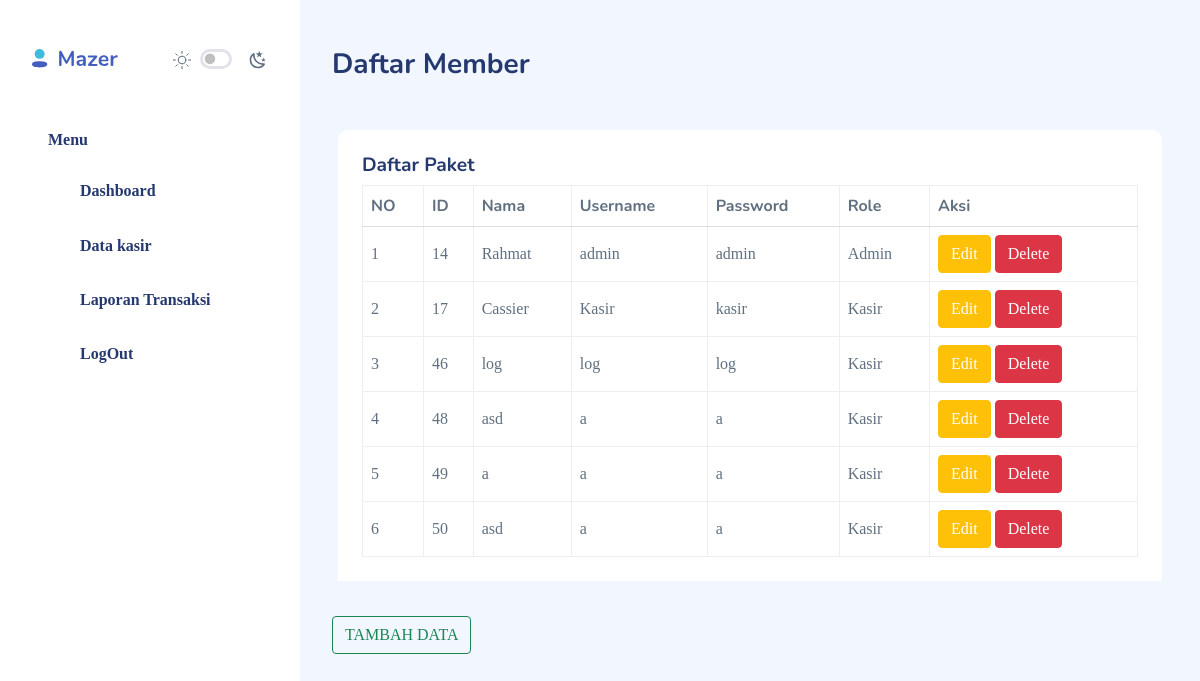
The app's page /admin1/datakasir.php (signed in) with its own data.
### tables this page shows
CREATE TABLE `tb_user` (
  `id` int(10) UNSIGNED NOT NULL,
  `nama` varchar(100) NOT NULL,
  `username` varchar(30) NOT NULL,
  `password` text NOT NULL,
  `role` enum('Admin','Kasir') NOT NULL
);

### admin1/datakasir.php (the view, shortened to what this page needs)
<?php
include "../db.php";
?>
<!DOCTYPE html>
<html lang="en">
<head>
    <link rel="stylesheet" href="../assets/css/main/app.css">
    <link rel="stylesheet" href="../assets/css/main/app-dark.css">
<link rel="stylesheet" href="../assets/css/shared/iconly.css">
</head>
<body>
<div id="app">
    <?php include "sidebar.php"; ?>
</div>
<div id="main">
<div class="page-heading">
    <h3>Daftar Member</h3>
    <div class="container">
    <div class="card mt-5">
        <div class="card-header">
            <h4 class="card-title">Daftar Paket</h4>
            <div class="table-responsive">
                            <table class="table table-bordered mb-0">
                                <thead>
                                    <tr>
                                        <th>NO</th>
                                        <th>ID</th>
                                        <th>Nama</th>
                                        <th>Username</th>
                                        <th>Password</th>
                                        <th>Role</th>
                                        <th>Aksi</th>
                                    </tr>
                                </thead>
                                <tbody>
                                <?php
                                        $no = 1;
                                        $sql = $koneksi->query("select * from tb_user");
                                        while ($data = $sql->fetch_assoc()) {
                                ?>
                                    <tr>
                                        <td><?php echo $no++; ?></td>
                                        <td><?php echo $data['id'] ?></td>
                                        <td><?php echo $data['nama'] ?></td>
                                        <td><?php echo $data['username'] ?></td>
                                        <td><?php echo $data['password'] ?></td>
                                        <td><?php echo $data['role'] ?></td>
                                        <td>
                                        <?php include "edit_datakasir.php"; ?>
                                        </td>
                                    </tr>
                                    <?php } ?>
                                </tbody>
                            </table>
                        </div>
        </div>
    </div>
</div>
<div class="card-body">
                            <div class="form-group">
                                <button type="button" class="btn btn-outline-success" data-bs-toggle="modal" data-bs-target="#inlineForm">
                                    TAMBAH DATA
                                </button>
                            </div>
                        </div>
</div>
</body>
</html>

### admin1/sidebar.php (shortened to what this page needs)
<div id="sidebar" class="active">
            <div class="sidebar-wrapper active">
    <div class="sidebar-header position-relative">
        <div class="d-flex justify-content-between align-items-center">
            <div class="logo">
                <a href="index.html"><img src="../assets/images/logo/logo.svg" alt="logo" srcset=""></a>
            </div>
            <div class="theme-toggle d-flex gap-2  align-items-center mt-2">
                <div class="form-check form-switch fs-6">
                    <input class="form-check-input  me-0" type="checkbox" id="toggle-dark" >
                </div>
            </div>
        </div>
    </div>
    <div class="sidebar-menu">
        <ul class="menu">
            <li class="sidebar-title">Menu</li>
            <li
                class="sidebar-item">
                <a href="admin.php" class='sidebar-link'>
                <i class="bi bi-grid"></i>
                    <span>Dashboard</span>
                </a>
            </li>
            <li
                class="sidebar-item  ">
                <a href="datakasir.php" class='sidebar-link'>
                <i class="bi bi-journal-bookmark-fill"></i>
                    <span>Data kasir</span>
                </a>
            </li>
            <li
                class="sidebar-item ">
                <a href="lapor.php" class='sidebar-link'>
                <i class="bi bi-clipboard-fill"></i>
                    <span>Laporan Transaksi</span>
                </a>
            </li>
            <li
                class="sidebar-item ">
                <a href="../logout.php" class='sidebar-link'>
                <i class="bi bi-box-arrow-left"></i>
                    <span>LogOut</span>
                </a>
            </li>
        </ul>
    </div>
</div>

### admin1/edit_datakasir.php (shortened to what this page needs)
<a href="" class="btn btn-warning" data-bs-toggle="modal" data-bs-target="#normal<?= $data['id']; ?>">
    <span>Edit</span>
</a>
<a href="" class="btn btn-danger" data-bs-toggle="modal" data-bs-target="#hapus<?= $data['id']; ?>">
    <span>Delete</span>
</a>

### records on screen
tb_user: id "14", nama "Rahmat", username "admin", password "admin", role "Admin"
tb_user: id "17", nama "Cassier", username "Kasir", password "kasir", role "Kasir"
tb_user: id "46", nama "log", username "log", password "log", role "Kasir"
tb_user: id "48", nama "asd", username "a", password "a", role "Kasir"
tb_user: id "49", nama "a", username "a", password "a", role "Kasir"
tb_user: id "50", nama "asd", username "a", password "a", role "Kasir"
